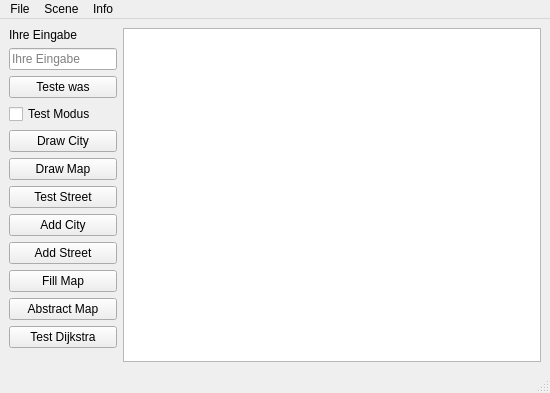
<?xml version="1.0" encoding="UTF-8"?>
<ui version="4.0">
 <class>MainWindow</class>
 <widget class="QMainWindow" name="MainWindow">
  <property name="geometry">
   <rect>
    <x>0</x>
    <y>0</y>
    <width>550</width>
    <height>393</height>
   </rect>
  </property>
  <property name="windowTitle">
   <string>MainWindow</string>
  </property>
  <widget class="QWidget" name="centralwidget">
   <layout class="QGridLayout" name="gridLayout" columnstretch="0,1">
    <property name="verticalSpacing">
     <number>-1</number>
    </property>
    <item row="6" column="0">
     <widget class="QPushButton" name="testStreet">
      <property name="text">
       <string>Test Street</string>
      </property>
     </widget>
    </item>
    <item row="11" column="0">
     <widget class="QPushButton" name="testDijkstra">
      <property name="text">
       <string>Test Dijkstra</string>
      </property>
     </widget>
    </item>
    <item row="7" column="0">
     <widget class="QPushButton" name="addCity">
      <property name="text">
       <string>Add City</string>
      </property>
     </widget>
    </item>
    <item row="4" column="0">
     <widget class="QPushButton" name="drawCity">
      <property name="text">
       <string>Draw City</string>
      </property>
     </widget>
    </item>
    <item row="2" column="0">
     <widget class="QPushButton" name="pushButton_teste_was">
      <property name="toolTip">
       <string>Testet, ob Ihre Eingabe eine Zahl oder ein Text ist.</string>
      </property>
      <property name="text">
       <string>Teste was</string>
      </property>
     </widget>
    </item>
    <item row="0" column="0">
     <widget class="QLabel" name="label_eingabe">
      <property name="text">
       <string>Ihre Eingabe</string>
      </property>
     </widget>
    </item>
    <item row="12" column="0">
     <spacer name="verticalSpacer">
      <property name="orientation">
       <enum>Qt::Vertical</enum>
      </property>
      <property name="sizeHint" stdset="0">
       <size>
        <width>20</width>
        <height>40</height>
       </size>
      </property>
     </spacer>
    </item>
    <item row="1" column="0">
     <widget class="QLineEdit" name="lineEdit_teste_was">
      <property name="placeholderText">
       <string>Ihre Eingabe</string>
      </property>
      <property name="clearButtonEnabled">
       <bool>true</bool>
      </property>
     </widget>
    </item>
    <item row="0" column="1" rowspan="13">
     <widget class="QGraphicsView" name="graphicsView">
      <property name="enabled">
       <bool>true</bool>
      </property>
     </widget>
    </item>
    <item row="5" column="0">
     <widget class="QPushButton" name="drawMap">
      <property name="text">
       <string>Draw Map</string>
      </property>
     </widget>
    </item>
    <item row="3" column="0">
     <widget class="QCheckBox" name="testModus">
      <property name="enabled">
       <bool>true</bool>
      </property>
      <property name="text">
       <string>Test Modus</string>
      </property>
     </widget>
    </item>
    <item row="10" column="0">
     <widget class="QPushButton" name="testAbstractMap">
      <property name="text">
       <string>Abstract Map</string>
      </property>
     </widget>
    </item>
    <item row="9" column="0">
     <widget class="QPushButton" name="fillMap">
      <property name="text">
       <string>Fill Map</string>
      </property>
     </widget>
    </item>
    <item row="8" column="0">
     <widget class="QPushButton" name="addStreet">
      <property name="text">
       <string>Add Street</string>
      </property>
     </widget>
    </item>
   </layout>
  </widget>
  <widget class="QStatusBar" name="statusbar"/>
  <widget class="QMenuBar" name="menubar">
   <property name="geometry">
    <rect>
     <x>0</x>
     <y>0</y>
     <width>550</width>
     <height>24</height>
    </rect>
   </property>
   <widget class="QMenu" name="menuFile">
    <property name="title">
     <string>File</string>
    </property>
    <addaction name="actionOpen"/>
    <addaction name="actionSave"/>
    <addaction name="separator"/>
    <addaction name="actionExit"/>
   </widget>
   <widget class="QMenu" name="menuScene">
    <property name="title">
     <string>Scene</string>
    </property>
    <addaction name="actionClear_Scene"/>
   </widget>
   <widget class="QMenu" name="menuInfo">
    <property name="title">
     <string>Info</string>
    </property>
    <addaction name="actionAbout"/>
   </widget>
   <addaction name="menuFile"/>
   <addaction name="menuScene"/>
   <addaction name="menuInfo"/>
  </widget>
  <action name="actionOpen">
   <property name="text">
    <string>Open</string>
   </property>
  </action>
  <action name="actionSave">
   <property name="text">
    <string>Save</string>
   </property>
  </action>
  <action name="actionExit">
   <property name="text">
    <string>Exit</string>
   </property>
   <property name="shortcut">
    <string>Alt+E</string>
   </property>
  </action>
  <action name="actionClear_Scene">
   <property name="text">
    <string>Clear Scene</string>
   </property>
   <property name="shortcut">
    <string>Alt+S</string>
   </property>
  </action>
  <action name="actionAbout">
   <property name="text">
    <string>About</string>
   </property>
  </action>
 </widget>
 <resources/>
 <connections/>
</ui>
